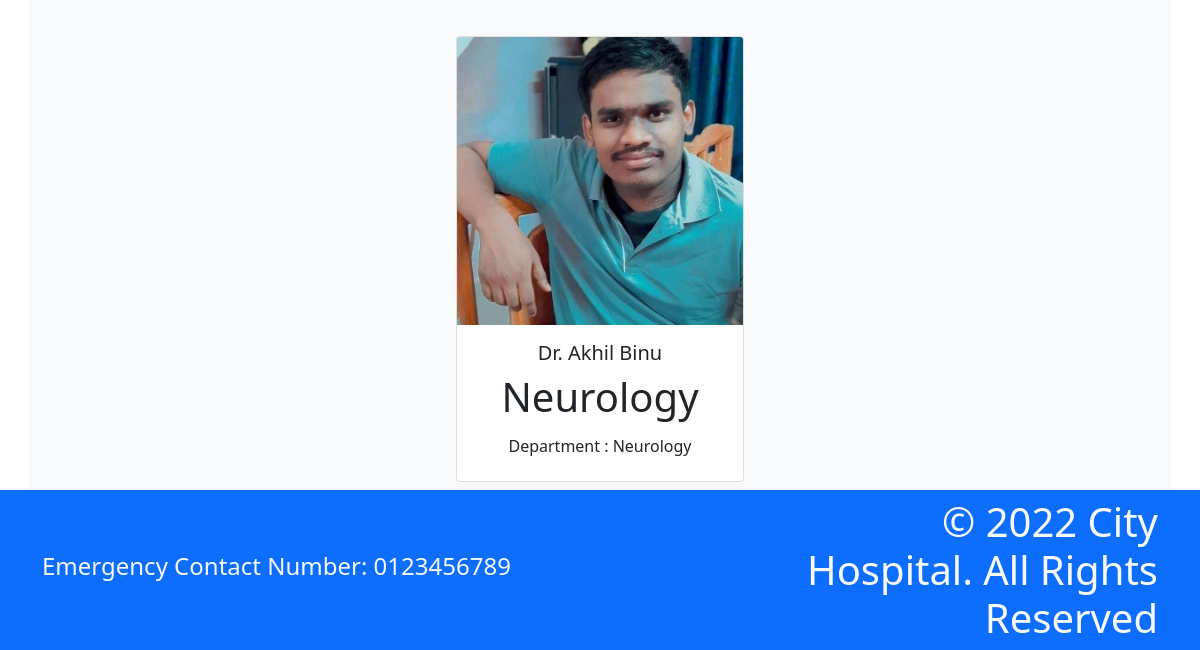
/doctors (lower part), run on an earlier commit of the app's database.
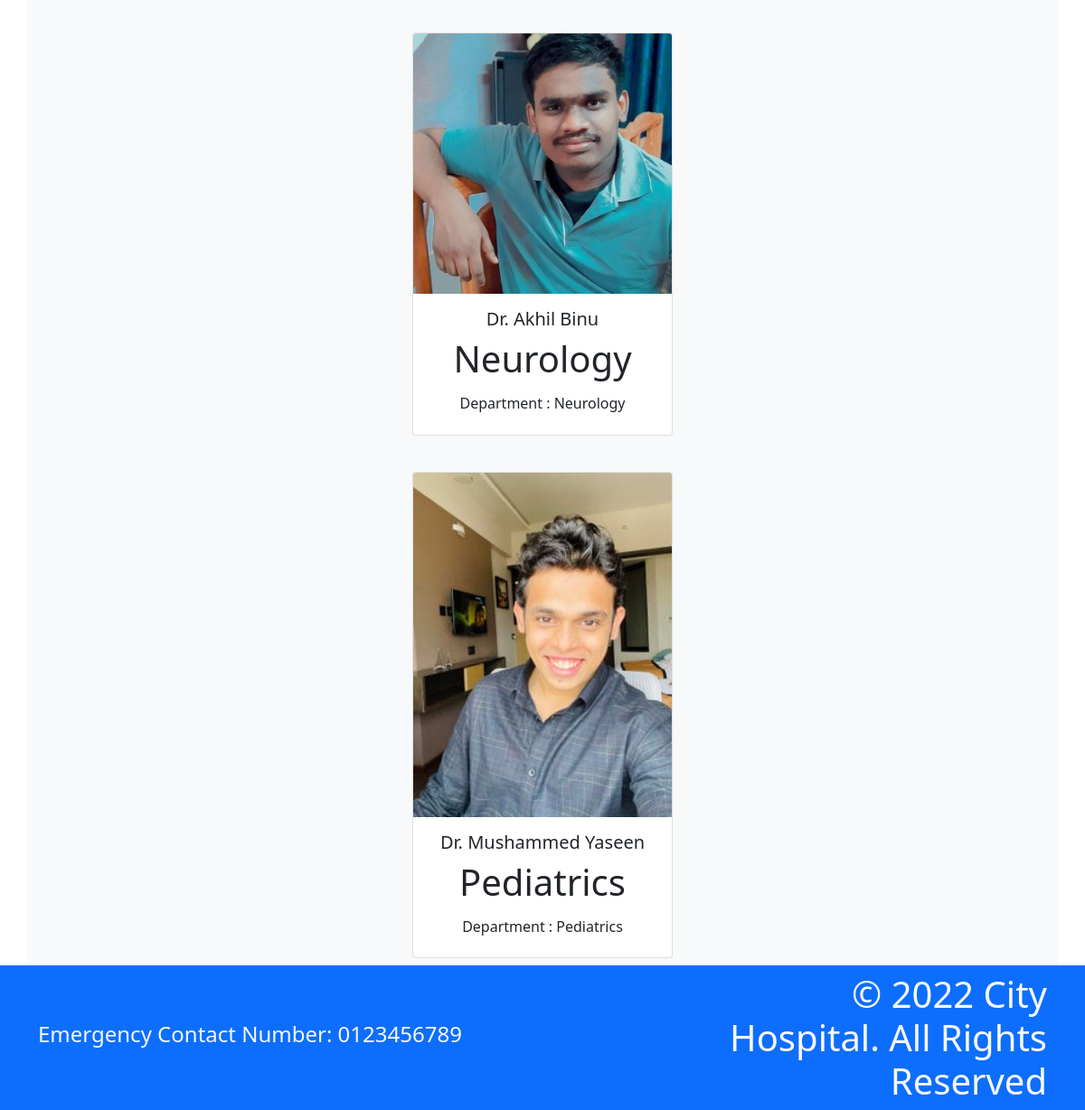
And on a later commit of the database.
### home/models.py (models this page shows, shortened)
class Doctors(models.Model):
    doc_name = models.CharField(max_length=200)
    doc_spec = models.CharField(max_length= 200)
    dep_name = models.ForeignKey(Departments, on_delete=models.CASCADE)
    doc_image = models.ImageField(upload_to='doctors')

class Departments(models.Model):
    dep_name = models.CharField(max_length=100)
    dep_description = models.TextField()
    def __str__(self):
        return self.dep_name

### home/views.py (the view)
# urls.py: path("doctors",views.doctors, name='doctors' ),
def doctors(request):
    dict_doc = {
              'doctor' : Doctors.objects.all()
    }
    return render(request, 'doctors.html', dict_doc)

### templates/doctors.html (shortened to what this page needs)
{% extends "base.html" %}
{%block content%} <h1 class = "text-center "> Our Doctors <h1>
<div class="container text-center bg-light">
{% for d in doctor %}
<div class="card text-center mx-3 my-3" style="width: 18rem; display:inline-block">
  <img class="card-img-top" src="{{d.doc_image.url}}" alt="Card image cap">
  <div class="card-body">
    <h5 class="card-title"> Dr. {{d.doc_name}}</h5>
    <p class="card-text">{{d.doc_spec}}</p>
    <h6>Department : {{d.dep_name}}</h6>
  </div>
</div>
{%endfor%}
</div>
<br>
<br>
<br>
{%endblock%}

What changed in the data, as far as the page shows it:
added Doctors: doc_image (picture), doc_name "Mushammed Yaseen", doc_spec "Pediatrics", dep_name "Pediatrics"
